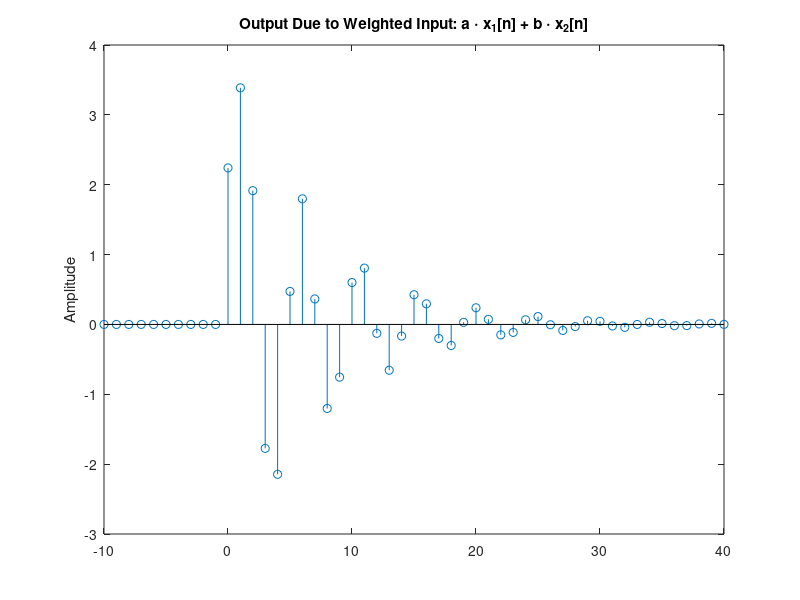

MATLAB code to generate this figure:
%impulse response
% Generate the input sequences
clf;
n =-10:40;
x = [zeros(1,10) 1 zeros(1,40)];
num = [2.2403 2.4908 2.2403];
den = [1 -0.4 0.75];
y = filter(num,den,x); % Compute the output y1[n]
stem(n,y);
ylabel('Amplitude');
title('Output Due to Weighted Input: a \cdot x_{1}[n] + b \cdot x_{2}[n]');
